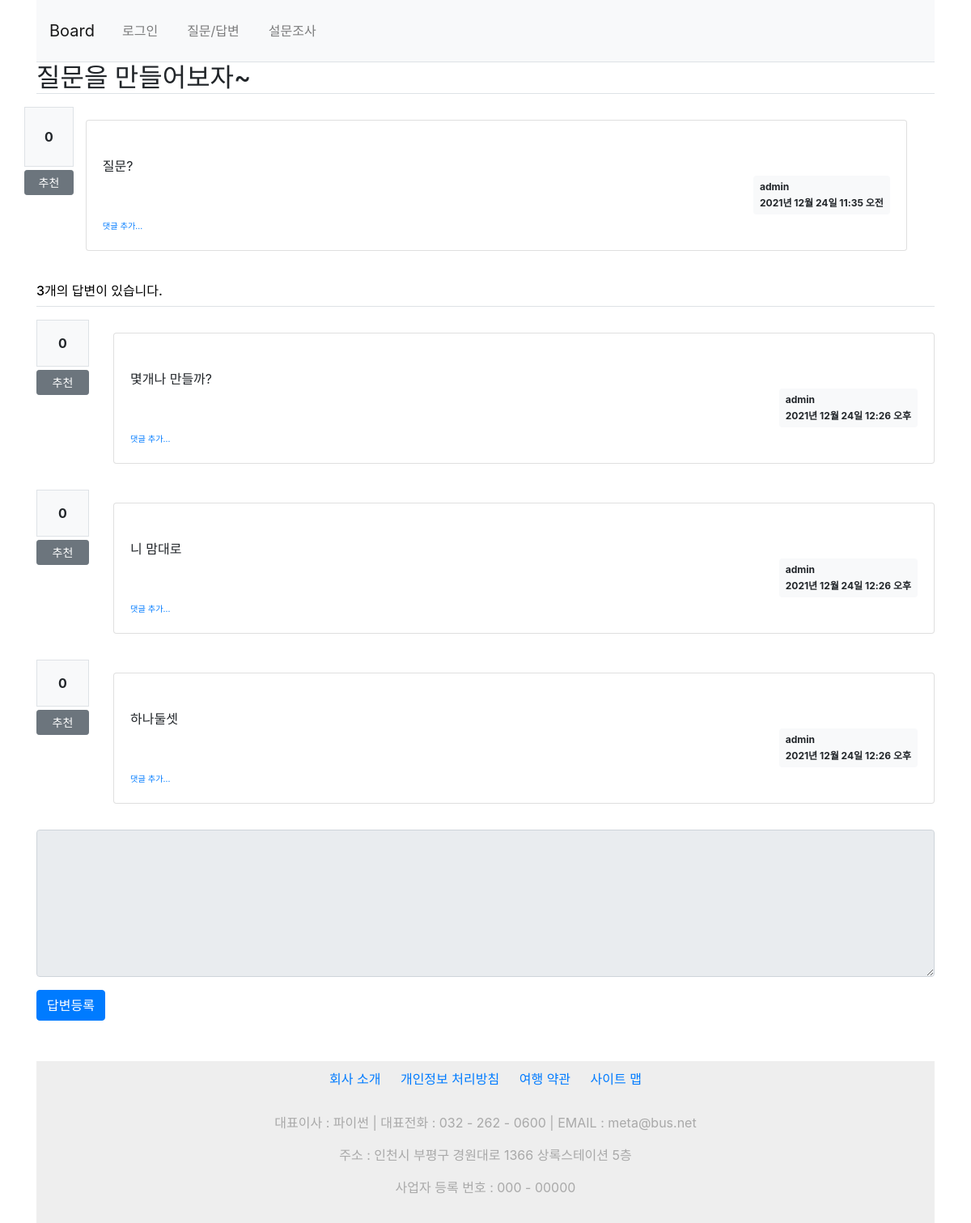
The page /board/17/ on the database as committed earlier.
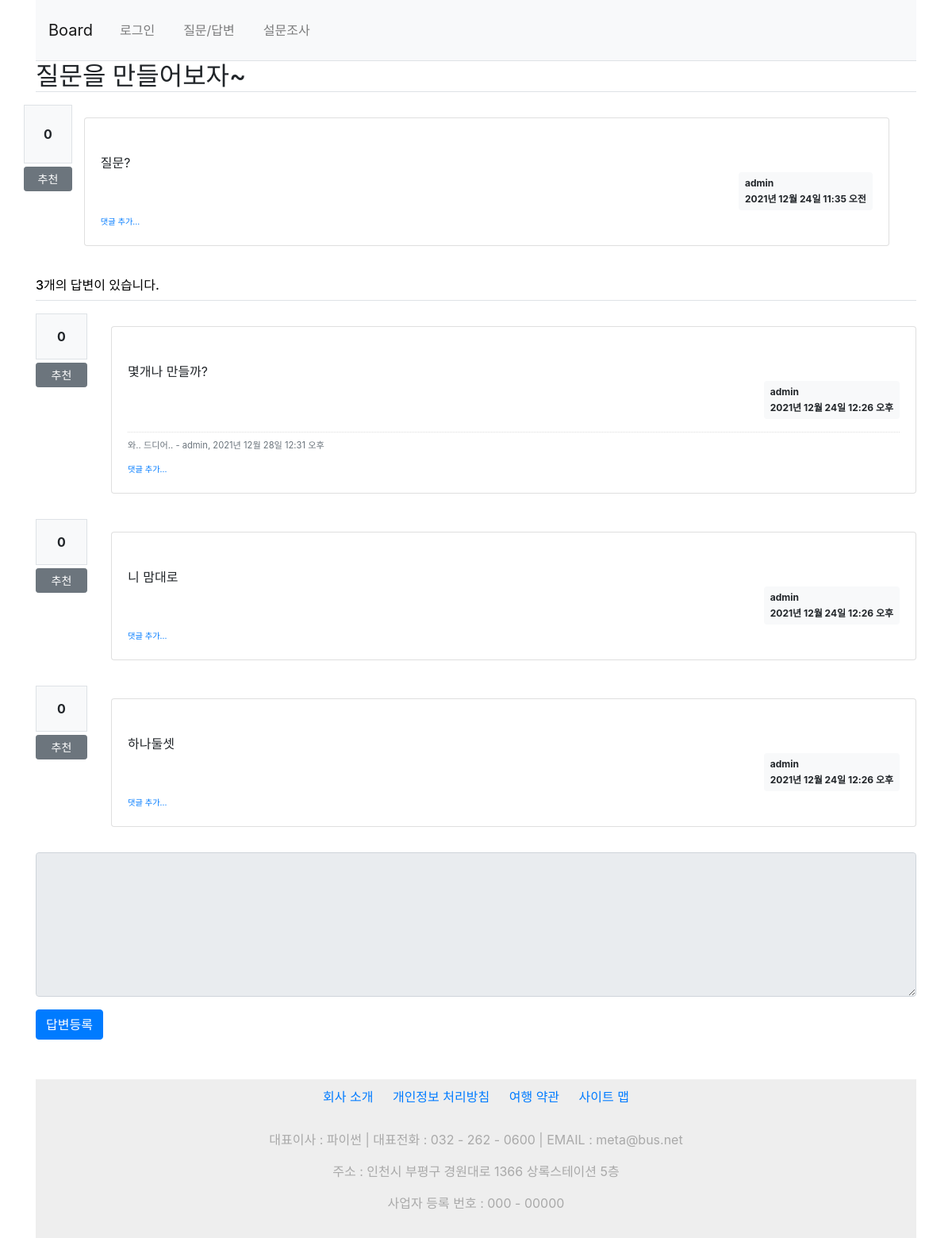
The same page on the database as committed later.
### board/models.py (models this page shows, shortened)
class Answer(models.Model):
    author = models.ForeignKey(User, on_delete=models.CASCADE, related_name='author_answer')
    question = models.ForeignKey(Question, on_delete=models.CASCADE)    #외래키, 질문 제목
    content = models.TextField()                                        #답변 내용
    create_date = models.DateTimeField()                                #답변 작성일
    modify_date = models.DateTimeField(null=True, blank=True)
    voter = models.ManyToManyField(User, related_name='voter_answer')

class Comment(models.Model):
    author = models.ForeignKey(User, on_delete=models.CASCADE)      #댓글 글쓴이
    content = models.TextField()                                    #댓글 내용
    create_date = models.DateTimeField()                            #작성일
    modify_date = models.DateTimeField(null=True, blank=True)       #수정일
    question = models.ForeignKey(Question, null=True, blank=True, on_delete=models.CASCADE)     #질문
    answer = models.ForeignKey(Answer, null=True, blank=True, on_delete=models.CASCADE)         #답변

### board/views/base_views.py (the view)
# urls.py: path('<int:question_id>/', base_views.detail, name='detail'),                #질문/답변 상세
def detail(request, question_id):
    question = get_object_or_404(Question, pk = question_id)
    return render(request, 'board/detail.html', {'question':question})

### templates/board/detail.html (shortened to what this page needs)
{% extends 'base.html' %}
{% block content %}
    <h2 class = "border-bottom">{{ question.subject }}</h2>
    <div class="row my-3">
        <div class="cal-1">
            <div class="bg-light text-center p-4 border font-weight-bolder mb-1"> {{ question.voter.count }}</div>
            <a href="#" data-uri="{% url 'board:vote_question' question.id %}"
               class="recommend btn btn-sm btn-secondary btn-block my-1">추천</a>
        </div>
        <div class="col-11">
            <div class="card my-3">
            <div class="card-body">
                <div class="card-text" style="white-space:pre-line">
                    {{ question.content }}
                </div>
                <div class ="d-flex justify-content-end">
                    <div class="badge badge-light p-2 text-left">
                        <div class="mb-2">{{ question.author }}</div>
                        <div>{{ question.create_date }}</div>
                    </div>
                </div>
                <div>
                    <a href ="{% url 'board:comment_create_question' question.id %}" class="small"}><small>댓글 추가... </small></a>
                </div>
            </div>
        </div>
        </div>
    </div>
    <h5 class="border-bottom my-3 py-2">
        {{ question.answer_set.count }}개의 답변이 있습니다.
    </h5>
    {% for answer in question.answer_set.all %}
    <div class = "row my-3">
        <div class="col-1">
            <div class="bg-light text-center p-3 border font-weight-bolder mb-1">{{ answer.voter.count }}</div>
            <a href="#" data-uri="{% url 'board:vote_answer' answer.id %}"
               class="recommend btn btn-sm btn-secondary btn-block my-1">추천 </a>
        </div>
        <div class="col-11">
            <div class ="card my-3">
                <div class ="card-body">
                    <div class="card-text" style="white-space: pre-line">
                        {{ answer.content }}
                    </div>
                    <div class ="d-flex justify-content-end">
                        <div class="badge badge-light text-left p-2">
                            <div class="mb-2">{{ answer.author }}</div>
                            <div>{{ answer.create_date }}</div>
                        </div>
                    </div>
                    {% if answer.comment_set.count > 0 %}
                    <div class="mt-3">
                    {% for comment in answer.comment_set.all %}
                        <div class="comment py-2 text-muted">
                            <span style="white-space: pre-line;">{{ comment.content }}</span>
                            <span>
                                - {{ comment.author }}, {{ comment.create_date }}
                            </span>
                        </div>
                    {% endfor %}
                    </div>
                    {% endif %}
                    <div>
                        <a href = "{% url 'board:comment_create_answer' answer.id %}"
                           class="small"><small>댓글 추가...</small></a>
                    </div>
                </div>
            </div>
        </div>
    </div>
    {% endfor %}
    <form action = "{% url 'board:answer_create' question.id %}"
          method ="post" class="my-3">
        <div class="form-group">
            <textarea name ="content" id ="content"
                      class="form-control" rows="7"
                {% if not user.is_authenticated %}
                    disabled{% endif %}></textarea>
        </div>
        <input type ="submit" value="답변등록" class="btn btn-primary">
    </form>
{% endblock %}

Rows that differ between the two databases and show on the page:
added Comment: content "와.. 드디어..", author "admin", create_date "2021년 12월 28일 12:31 오후", shown under Answer "몇개나 만들까?"
